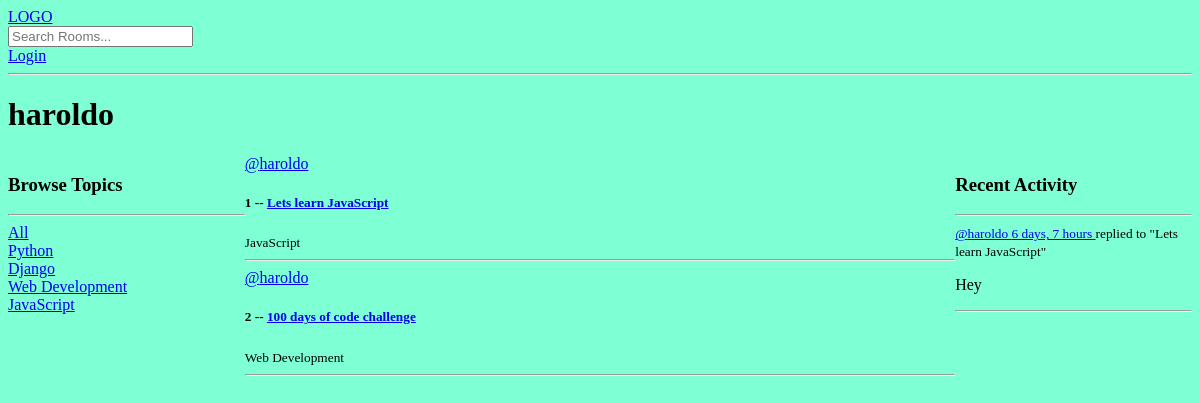
The app's page /profile/1/, older data.
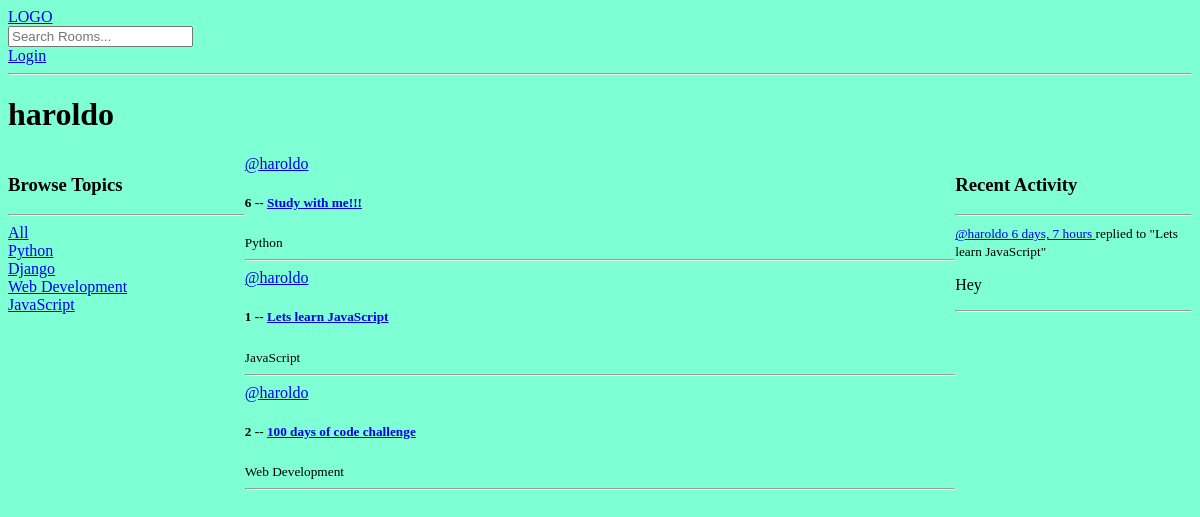
The same page, newer data.
### base/models.py (models this page shows, shortened)
class Topic(models.Model):
    name = models.CharField(max_length=200)

class Room(models.Model):
    host = models.ForeignKey(User, on_delete=models.SET_NULL, null=True)
    topic = models.ForeignKey(Topic, on_delete=models.SET_NULL, null=True)
    name = models.CharField(max_length=200)
    description = models.TextField(null=True, blank=True)
    participants = models.ManyToManyField(
        User, related_name='participants', blank=True
    )
    updated = models.DateTimeField(auto_now=True)
    created = models.DateTimeField(auto_now_add=True)
    class Meta:
        ordering = ['-updated', '-created']
    def __str__(self):
        return self.name

class Message(models.Model):
    user = models.ForeignKey(User, on_delete=models.CASCADE)
    room = models.ForeignKey(Room, on_delete=models.CASCADE)
    body = models.TextField()
    updated = models.DateTimeField(auto_now=True)
    created = models.DateTimeField(auto_now_add=True)
    class Meta:
        ordering = ['-updated', '-created']
    def __str__(self):
        return self.body[:50]

### base/views.py (the view)
# urls.py: path('profile/<str:pk>/', views.user_profile, name='user-profile'),
def user_profile(request, pk):
    user = User.objects.get(id=pk)
    rooms = user.room_set.all()
    messages = user.message_set.all()
    topics = Topic.objects.all()
    context = {
        'user': user,
        'rooms': rooms,
        'room_messages': messages,
        'topics': topics,
    }
    return render(request, 'base/profile.html', context)

### base/templates/base/profile.html (shortened to what this page needs)
{% extends "main.html" %}
{% block content %}
<h1>{{user.username}}</h1>
<div class="profile-container">
  <div>
    {% include "base/topics_component.html" %}
  </div>
  <div>
    {% include "base/feed_component.html" %}
  </div>
  <div>
    {% include "base/activity_component.html" %}
  </div>
</div>
{% endblock %}

### templates/main.html (shortened to what this page needs)
<!DOCTYPE html>
{% load static %}
<html lang="en">
  <head>
    <link rel="stylesheet" href="{% static 'styles/main.css' %}">
  </head>
  <body>
    {% include "navbar.html" %}
    {% block content %}{% endblock %}
  </body>
</html>

### templates/navbar.html
<a href="/">LOGO</a>
<form action="{% url 'home' %}" method="get">
  <input type="text" name="q" placeholder="Search Rooms..." />
</form>
{% if request.user.is_authenticated %}
<p>Hello
  {{request.user}}</p>
<a href="{% url 'logout' %}">Logout</a>
{% else %}
<a href="{% url 'login' %}">Login</a>
{% endif %}
<hr />

### base/templates/base/topics_component.html
<h3>Browse Topics</h3>
<hr>
<div>
  <a href="{% url 'home' %}">All</a>
</div>
{% for topic in topics %}
<div>
  <a href="{% url 'home' %}?q={{topic.name}}">{{topic.name}}</a>
</div>
{% endfor %}

### base/templates/base/feed_component.html (shortened to what this page needs)
<div>
  {% for room in rooms %}
  <div>
    <a href="{% url 'user-profile' room.host.id %}">@{{room.host.username}}</a>
    <h5>{{room.id}}
      --
      <a href="{% url 'room' room.id %}">{{room.name}}</a>
    </h5>
    <small>{{room.topic.name}}</small>
    <hr />
  </div>
  {% endfor %}
</div>

### base/templates/base/activity_component.html (shortened to what this page needs)
<h3>Recent Activity</h3>
<hr>
{% for message in room_messages %}
<div>
  <small>
    <a href="{% url 'user-profile' message.user.id %}">
      @{{message.user}}
      {{message.created|timesince}}
    </a>
  </small>
  <small>replied to "{{message.room}}"</small>
  <p>{{message}}</p>
  <hr>
</div>
{% endfor %}

### static/styles/main.css (style rules this page uses)
body { background-color: aquamarine; }

### base/templates/base/profile.html (style rules this page uses)
.profile-container { display: grid; grid-template-columns: 1fr 3fr 1fr; }

Row changes from the older to the newer data that the page shows:
added Room: host.username "haroldo", id "6", name "Study with me!!!", topic.name "Python"
